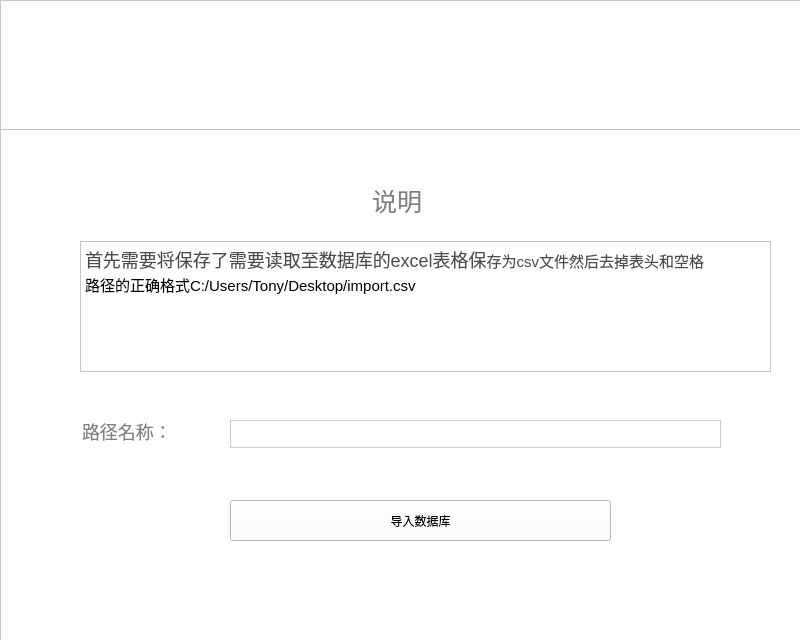
<?xml version="1.0" encoding="UTF-8"?>
<ui version="4.0">
 <class>admin_importbook</class>
 <widget class="QWidget" name="admin_importbook">
  <property name="geometry">
   <rect>
    <x>0</x>
    <y>0</y>
    <width>800</width>
    <height>640</height>
   </rect>
  </property>
  <property name="windowTitle">
   <string>Form</string>
  </property>
  <widget class="QFrame" name="frame">
   <property name="geometry">
    <rect>
     <x>0</x>
     <y>0</y>
     <width>1001</width>
     <height>1000</height>
    </rect>
   </property>
   <property name="sizePolicy">
    <sizepolicy hsizetype="Fixed" vsizetype="Expanding">
     <horstretch>0</horstretch>
     <verstretch>0</verstretch>
    </sizepolicy>
   </property>
   <property name="minimumSize">
    <size>
     <width>800</width>
     <height>1000</height>
    </size>
   </property>
   <property name="maximumSize">
    <size>
     <width>100000</width>
     <height>100000</height>
    </size>
   </property>
   <property name="styleSheet">
    <string notr="true">background-color: rgb(255, 255, 255);</string>
   </property>
   <property name="frameShape">
    <enum>QFrame::StyledPanel</enum>
   </property>
   <property name="frameShadow">
    <enum>QFrame::Raised</enum>
   </property>
   <widget class="QGraphicsView" name="Title">
    <property name="geometry">
     <rect>
      <x>0</x>
      <y>0</y>
      <width>1000</width>
      <height>130</height>
     </rect>
    </property>
    <property name="styleSheet">
     <string notr="true">background-image: url(:/image/捕获.PNG);</string>
    </property>
   </widget>
   <widget class="QLineEdit" name="path_name">
    <property name="geometry">
     <rect>
      <x>230</x>
      <y>420</y>
      <width>491</width>
      <height>28</height>
     </rect>
    </property>
    <property name="styleSheet">
     <string notr="true">color:#808080;
border:1px solid #cccccc;
font-size:18px;
font-family:&quot;微软雅黑&quot;;
text-align:left;</string>
    </property>
    <property name="text">
     <string/>
    </property>
   </widget>
   <widget class="QTextBrowser" name="textBrowser">
    <property name="geometry">
     <rect>
      <x>80</x>
      <y>241</y>
      <width>691</width>
      <height>131</height>
     </rect>
    </property>
    <property name="html">
     <string>&lt;!DOCTYPE HTML PUBLIC &quot;-//W3C//DTD HTML 4.0//EN&quot; &quot;http://www.w3.org/TR/REC-html40/strict.dtd&quot;&gt;
&lt;html&gt;&lt;head&gt;&lt;meta name=&quot;qrichtext&quot; content=&quot;1&quot; /&gt;&lt;style type=&quot;text/css&quot;&gt;
p, li { white-space: pre-wrap; }
&lt;/style&gt;&lt;/head&gt;&lt;body style=&quot; font-family:'SimSun'; font-size:9pt; font-weight:400; font-style:normal;&quot;&gt;
&lt;p style=&quot; margin-top:0px; margin-bottom:0px; margin-left:0px; margin-right:0px; -qt-block-indent:0; text-indent:0px;&quot;&gt;&lt;span style=&quot; font-family:'-apple-system,SF UI Text,Arial,PingFang SC,Hiragino Sans GB,Microsoft YaHei,WenQuanYi Micro Hei,sans-serif,SimHei,SimSun'; font-size:18px; color:#4d4d4d; background-color:#ffffff;&quot;&gt;首先需要将保存了需要读取至数据库的excel表格保&lt;/span&gt;&lt;span style=&quot; font-family:'-apple-system,SF UI Text,Arial,PingFang SC,Hiragino Sans GB,Microsoft YaHei,WenQuanYi Micro Hei,sans-serif,SimHei,SimSun'; font-size:11pt; color:#4d4d4d; background-color:#ffffff;&quot;&gt;存为csv文件然后去掉表头和空格&lt;/span&gt;&lt;/p&gt;
&lt;p style=&quot; margin-top:0px; margin-bottom:0px; margin-left:0px; margin-right:0px; -qt-block-indent:0; text-indent:0px;&quot;&gt;&lt;span style=&quot; font-size:11pt;&quot;&gt;路径的正确格式C:/Users/Tony/Desktop/import.csv&lt;/span&gt;&lt;/p&gt;&lt;/body&gt;&lt;/html&gt;</string>
    </property>
   </widget>
   <widget class="QLineEdit" name="lineEdit_1">
    <property name="geometry">
     <rect>
      <x>80</x>
      <y>420</y>
      <width>111</width>
      <height>31</height>
     </rect>
    </property>
    <property name="styleSheet">
     <string notr="true">color:#808080;
border:none;
font-size:18px;
font-family:&quot;微软雅黑&quot;;
text-align:left;</string>
    </property>
    <property name="text">
     <string>路径名称：</string>
    </property>
   </widget>
   <widget class="QPushButton" name="pushButton">
    <property name="geometry">
     <rect>
      <x>230</x>
      <y>500</y>
      <width>381</width>
      <height>41</height>
     </rect>
    </property>
    <property name="styleSheet">
     <string notr="true">font: 16pt &quot;Adobe Devanagari&quot;;</string>
    </property>
    <property name="text">
     <string>导入数据库</string>
    </property>
   </widget>
   <widget class="QLineEdit" name="lineEdit_2">
    <property name="geometry">
     <rect>
      <x>370</x>
      <y>190</y>
      <width>111</width>
      <height>31</height>
     </rect>
    </property>
    <property name="styleSheet">
     <string notr="true">color:#808080;
border:none;
font-size:25px;
font-family:&quot;微软雅黑&quot;;
text-align:left;</string>
    </property>
    <property name="text">
     <string>说明</string>
    </property>
   </widget>
  </widget>
 </widget>
 <resources/>
 <connections/>
</ui>
